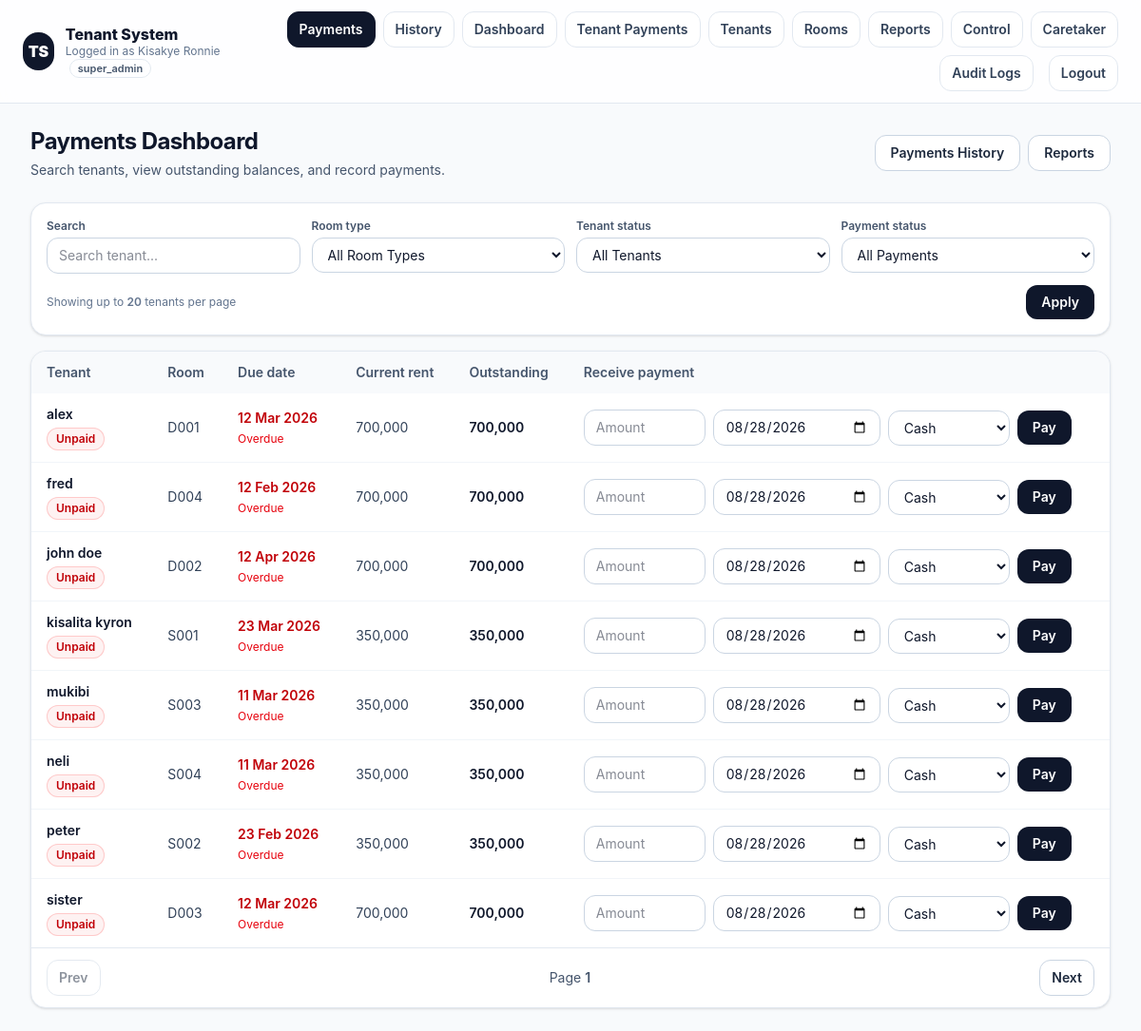
/public/payments.php (signed in), run on an earlier commit of the app's database.
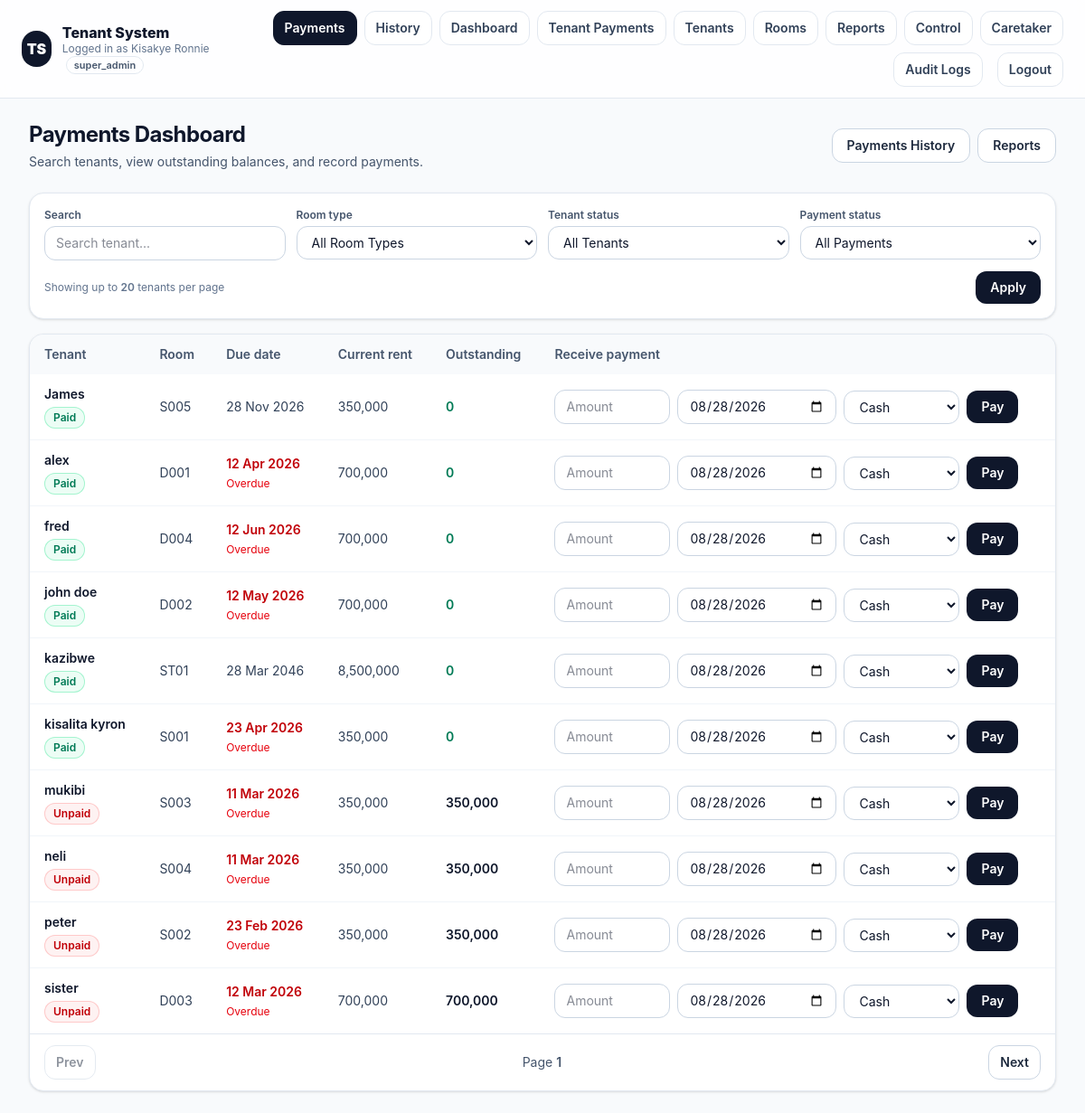
And on a later commit of the database.
### tables this page shows
CREATE TABLE "tenants" (
    id INTEGER PRIMARY KEY AUTOINCREMENT,

    admin_id INTEGER NOT NULL,
    room_id INTEGER,

    full_name TEXT NOT NULL,
    phone TEXT,
    email TEXT,

    move_in_date DATE,
    exit_date DATE,

    status TEXT DEFAULT 'active',

    rent_due_date DATE,
    rent_due_day INTEGER,
    monthly_rent REAL,

    created_at DATETIME,
    updated_at DATETIME
);

### public/tenant_filter.php (called while the page is built, shortened)
<?php
function getFilteredTenants(PDO $pdo, int $admin_id, array $params): array
{
    $month = date('Y-m');
    $search       = isset($params['search']) ? trim((string)$params['search']) : '';
    $roomType     = isset($params['room_type']) ? trim((string)$params['room_type']) : '';
    $tenantStatus = isset($params['tenant_status']) ? trim((string)$params['tenant_status']) : '';
    $limit  = isset($params['limit']) ? (int)$params['limit'] : 10;
    $offset = isset($params['offset']) ? (int)$params['offset'] : 0;
    $sortOrder = (isset($params['sort_order']) && strtoupper((string)$params['sort_order']) === 'DESC')
        ? 'DESC'
        : 'ASC';
    $sortMap = [
        'full_name'              => 't.full_name',
        'room_number'            => 'r.room_number',
        'rent_due_date'          => 't.rent_due_date',
        'monthly_rent_effective' => 'monthly_rent_effective',
        'paid_this_month'        => 'paid_this_month',
        'outstanding_balance'    => 'outstanding_balance',
        'status'                 => 't.status',
    ];
    $sortKey  = isset($params['sort_by']) ? (string)$params['sort_by'] : 'full_name';
    $sortExpr = $sortMap[$sortKey] ?? 't.full_name';
    $sql = "
        SELECT
            t.id,
            t.full_name,
            t.phone,
            t.rent_due_date,
            t.status,
            r.room_number,
            rt.name AS room_type,
            /* Effective rent (tenant override -> room override -> room type default) */
            COALESCE(
                NULLIF(t.monthly_rent, 0),
                NULLIF(r.monthly_rent, 0),
                rt.default_monthly_rent,
                0
            ) AS monthly_rent_effective,
            /* Paid this month */
            COALESCE(SUM(p.amount), 0) AS paid_this_month,
            /* Outstanding = effective rent - paid (never negative) */
            MAX(
                0,
                COALESCE(
                    NULLIF(t.monthly_rent, 0),
                    NULLIF(r.monthly_rent, 0),
                    rt.default_monthly_rent,
                    0
                ) - COALESCE(SUM(p.amount), 0)
            ) AS outstanding_balance
        FROM tenants t
        LEFT JOIN rooms r
            ON r.id = t.room_id
        LEFT JOIN room_types rt
            ON rt.id = r.room_type_id
        LEFT JOIN payments p
            ON p.tenant_id = t.id
            AND strftime('%Y-%m', p.payment_date) = :month
        WHERE t.admin_id = :admin_id
    ";
    $bind = [
        ':admin_id' => $admin_id,
        ':month'    => $month,
    ];
    $sql .= "
        GROUP BY
            t.id, t.full_name, t.phone, t.rent_due_date, t.status, t.monthly_rent,
            r.room_number, r.monthly_rent,
            rt.name, rt.default_monthly_rent
    ";
    $sql .= " ORDER BY {$sortExpr} {$sortOrder} ";
    $sql .= " LIMIT :limit OFFSET :offset ";
    $stmt = $pdo->prepare($sql);
    foreach ($bind as $k => $v) {
        $stmt->bindValue($k, $v);
    }
    $stmt->bindValue(':limit', $limit, PDO::PARAM_INT);
    $stmt->bindValue(':offset', $offset, PDO::PARAM_INT);
    $stmt->execute();
    $rows = $stmt->fetchAll(PDO::FETCH_ASSOC) ?: [];
    foreach ($rows as &$t) {
        $t['monthly_rent_effective'] = (float)($t['monthly_rent_effective'] ?? 0);
        $t['paid_this_month']        = (float)($t['paid_this_month'] ?? 0);
    }
    return $rows;
}
?>

### core/bootstrap.php (called while the page is built, shortened)
<?php
if (!function_exists('humanDate')) {
    function humanDate(?string $date): string
    {
        return date('d M Y', strtotime($date));
    }
}
?>

### public/payments.php (the view, shortened to what the rows shown need)
<?php
require_once __DIR__ . '/../core/bootstrap.php';
require_once __DIR__ . '/tenant_filter.php';
function e($v): string {
    return htmlspecialchars((string)$v, ENT_QUOTES, 'UTF-8');
}
function current_admin_id(): int
{
    if (isset($_SESSION['admin']['id'])) return (int)$_SESSION['admin']['id'];
    return (int)($_SESSION['admin_id'] ?? 0);
}
$pdo = getDB();
$admin_id = current_admin_id();
$search         = trim((string)($_GET['q'] ?? ''));
$room_type      = trim((string)($_GET['room_type'] ?? ''));
$tenant_status  = trim((string)($_GET['tenant_status'] ?? ''));
$payment_status = trim((string)($_GET['payment_status'] ?? ''));
$sort_by        = trim((string)($_GET['sort_by'] ?? 'full_name'));
$sort_order     = strtoupper((string)($_GET['sort_order'] ?? 'ASC')) === 'DESC' ? 'DESC' : 'ASC';
$page           = max(1, (int)($_GET['page'] ?? 1));
$perPage = 20;
$offset  = ($page - 1) * $perPage;
$params = [
    'search'         => $search,
    'room_type'      => $room_type,
    'tenant_status'  => $tenant_status,
    'payment_status' => $payment_status,
    'limit'          => $perPage,
    'offset'         => $offset,
    'sort_by'        => $sort_by,
    'sort_order'     => $sort_order,
];
$tenants = getFilteredTenants($pdo, $admin_id, $params);
function chip(string $label, string $tone): string
{
    $map = [
        'slate'  => 'bg-slate-100 text-slate-700 ring-slate-200',
        'red'    => 'bg-red-50 text-red-700 ring-red-200',
        'green'  => 'bg-emerald-50 text-emerald-700 ring-emerald-200',
        'amber'  => 'bg-amber-50 text-amber-700 ring-amber-200',
        'blue'   => 'bg-sky-50 text-sky-700 ring-sky-200',
    ];
    $cls = $map[$tone] ?? $map['slate'];
    return '<span class="inline-flex items-center rounded-full px-2.5 py-1 text-xs font-semibold ring-1 ring-inset ' . $cls . '">' . e($label) . '</span>';
}
?>
<!doctype html>
<html lang="en">
<head>
   <link rel="stylesheet" href="assets/css/tailwind.css">
<body class="min-h-screen bg-slate-50 text-slate-900">
  <main class="mx-auto max-w-7xl px-4 sm:px-6 lg:px-8 py-6">
    <div class="mb-6 flex flex-col gap-3 sm:flex-row sm:items-center sm:justify-between">
      <div>
        <h1 class="text-2xl font-bold tracking-tight">Payments Dashboard</h1>
      </div>
    </div>
    <div class="overflow-hidden rounded-2xl border border-slate-200 bg-white shadow-sm">
      <div class="overflow-x-auto">
        <table class="min-w-full text-sm" id="tenant-table">
          <thead class="bg-slate-50 text-slate-600">
            <tr>
              <th class="px-4 py-3 text-left font-semibold cursor-pointer select-none" onclick="sortColumn('full_name')">
                Tenant
              </th>
              <th class="px-4 py-3 text-left font-semibold cursor-pointer select-none" onclick="sortColumn('room_number')">
                Room
              </th>
              <th class="px-4 py-3 text-left font-semibold cursor-pointer select-none" onclick="sortColumn('rent_due_date')">
                Due date
              </th>
              <th class="px-4 py-3 text-left font-semibold cursor-pointer select-none" onclick="sortColumn('monthly_rent_effective')">
                Current rent
              </th>
              <th class="px-4 py-3 text-left font-semibold cursor-pointer select-none" onclick="sortColumn('outstanding_balance')">
                Outstanding
              </th>
              <th class="px-4 py-3 text-left font-semibold">
                Receive payment
              </th>
            </tr>
          </thead>
          <tbody class="divide-y divide-slate-100">
          <?php foreach ($tenants as $t): ?>
            <?php
              $dueRaw = (string)($t['rent_due_date'] ?? '');
              $isOverdue = ($dueRaw !== '' && strtotime($dueRaw) !== false && strtotime($dueRaw) < strtotime(date('Y-m-d')));
              $out = (float)($t['outstanding_balance'] ?? 0);
              $rent = (float)($t['monthly_rent_effective'] ?? 0);
              if ($out <= 0.00001) {
                  $payChip = chip('Paid', 'green');
              } elseif ($out < $rent && $rent > 0) {
                  $payChip = chip('Partial', 'amber');
              } else {
                  $payChip = chip('Unpaid', 'red');
              }
            ?>
            <tr class="hover:bg-slate-50">
              <td class="px-4 py-3">
                <div class="font-semibold text-slate-900"><?= e($t['full_name'] ?? '') ?></div>
                <div class="mt-1 text-xs text-slate-500">
                  <?= $payChip ?>
                </div>
              </td>
              <td class="px-4 py-3 text-slate-700">
                <?= e($t['room_number'] ?? '-') ?>
              </td>
              <td class="px-4 py-3">
                <div class="<?= $isOverdue ? 'text-red-700 font-semibold' : 'text-slate-700' ?>">
                  <?= e(humanDate($dueRaw)) ?>
                </div>
                <?php if ($isOverdue): ?>
                  <div class="mt-1 text-xs text-red-600">Overdue</div>
                <?php endif; ?>
              </td>
              <td class="px-4 py-3 text-slate-700">
                <?= number_format($rent, 0) ?>
              </td>
              <td class="px-4 py-3">
                <div class="font-semibold <?= $out > 0 ? 'text-slate-900' : 'text-emerald-700' ?>">
                  <?= number_format($out, 0) ?>
                </div>
              </td>
              <td class="px-4 py-3">
                <form method="post" class="flex flex-col gap-2 md:flex-row md:items-center">
                  <input type="number" name="amount" required placeholder="Amount"
                         class="w-full md:w-32 rounded-xl border border-slate-300 bg-white px-3 py-2 text-sm outline-none focus:border-slate-400">
                  <input type="date" name="payment_date" value="<?= e(date('Y-m-d')) ?>"
                         class="w-full md:w-44 rounded-xl border border-slate-300 bg-white px-3 py-2 text-sm outline-none focus:border-slate-400">
                  <select name="method"
                          class="w-full md:w-32 rounded-xl border border-slate-300 bg-white px-3 py-2 text-sm outline-none focus:border-slate-400">
                    <option value="cash">Cash</option>
                  </select>
                  <button name="receive_payment"
                          class="inline-flex items-center justify-center rounded-xl bg-slate-900 px-4 py-2 text-sm font-semibold text-white hover:bg-slate-800">
                    Pay
                  </button>
                </form>
              </td>
            </tr>
          <?php endforeach; ?>
          </tbody>
        </table>
      </div>
    </div>
  </main>
</body>
</html>

What changed in the data, as far as the page shows it:
added tenants: full_name "James", label "Paid", room_number "S005", rent_due_date "28 Nov 2026", rent "350,000", out "0"
changed tenants "alex": label "Unpaid" → "Paid"; rent_due_date "12 Mar 2026" → "12 Apr 2026"; out "700,000" → "0"
changed tenants "fred": label "Unpaid" → "Paid"; rent_due_date "12 Feb 2026" → "12 Jun 2026"; out "700,000" → "0"
changed tenants "john doe": label "Unpaid" → "Paid"; rent_due_date "12 Apr 2026" → "12 May 2026"; out "700,000" → "0"
added tenants: full_name "kazibwe", label "Paid", room_number "ST01", rent_due_date "28 Mar 2046", rent "8,500,000", out "0"
changed tenants "kisalita kyron": label "Unpaid" → "Paid"; rent_due_date "23 Mar 2026" → "23 Apr 2026"; out "350,000" → "0"
